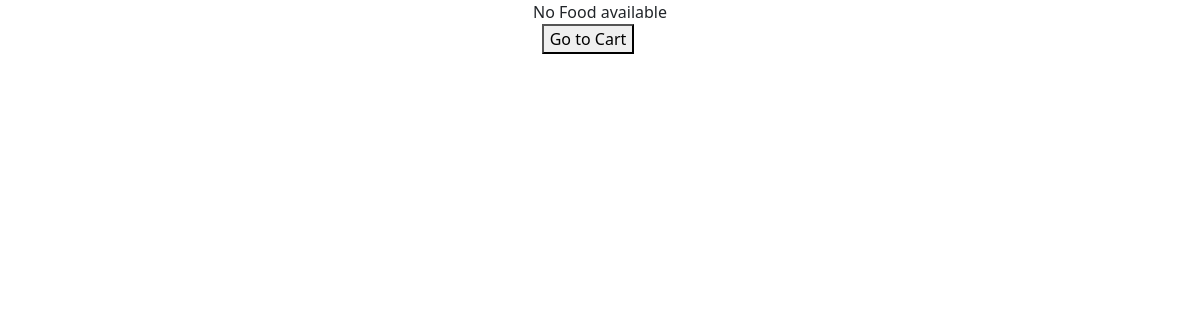
Page /food/ on the earlier database version.
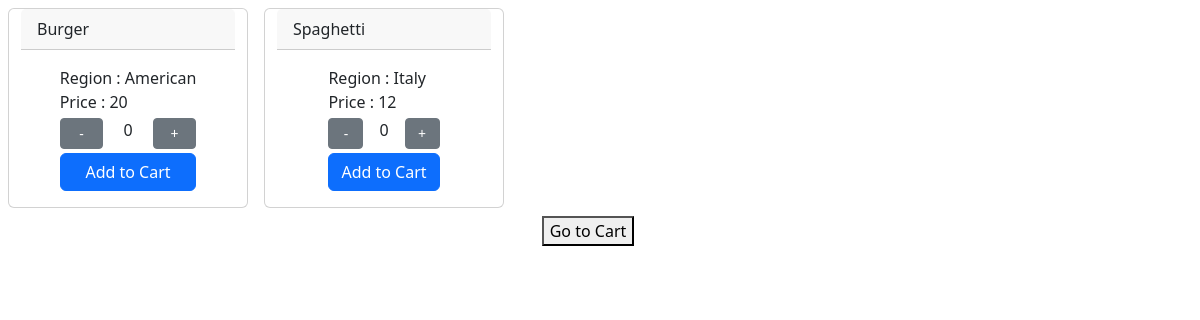
Same page on the later database version.
### FoodOrderApp/models.py (models this page shows, shortened)
class Food(models.Model):
    name = models.CharField(max_length=20)
    price = models.IntegerField(default=0)
    region = models.CharField(max_length=20)
    taste = models.CharField(max_length=20)
    quantity = models.IntegerField(default=0)

### FoodOrderApp/views.py (the view)
# urls.py: path("",views.IndexView.as_view(),name="index"),
class IndexView(ListView):
    template_name = "food/index.html"
    context_object_name="foods"
    def get_queryset(self):
        return Food.objects.all()

### FoodOrderApp/templates/food/index.html (shortened to what this page needs)
<!doctype html>
<html lang="en">
  <head>
    <link href="https://cdn.jsdelivr.net/npm/bootstrap@5.3.8/dist/css/bootstrap.min.css" rel="stylesheet">
  </head>
  <body>
    <div class="container-fluid d-flex flex-column min-vh-100">
        <div class="row">
                {%for food in foods %}
                    <div class="card m-2" style="width: 15rem;">
                        <div class="card-header">{{food.name}}</div>
                        <div class="card-body mx-auto">
                            <div class="card-text">Region : {{food.region}}</div>
                            <div class="card-text">Price : {{food.price}}</div>
                            <form action="{% url  'foodOrder:updateQuantity' food.id %}" method="POST" class="container">
                                <div class="row my-1 text-center">
                                    <button type="submit" class="btn btn-sm btn-secondary col" name="action" value="decrease">-</button>
                                    <div class="card-text col" name="quantity">{{food.quantity}}</div>
                                    <button type="submit" class="btn btn-sm btn-secondary col" name="action" value="increase">+</button>
                                </div>
                                <div class="row">
                                    <button type="submit" class="btn btn-primary w-full" name="action" value="add">Add to Cart</button>
                                </div>
                            </form>
                        </div>
                    </div>
                {%empty%}
                    <div class="text-center">No Food available</div>
                {%endfor%}
        <div class="row justify-content-center">
            <div class="col-auto">
                <form action="{%url 'foodOrder:cart' %}" method="GET">
                    <button type="submit">Go to Cart</button>
                </form>
            </div>
        </div>
    </div>
  </body>
</html>

Differences in the rows shown:
added Food: name "Burger", region "American", price "20", quantity "0"
added Food: name "Spaghetti", region "Italy", price "12", quantity "0"
Other differences:
text no longer shown: "No Food available"
